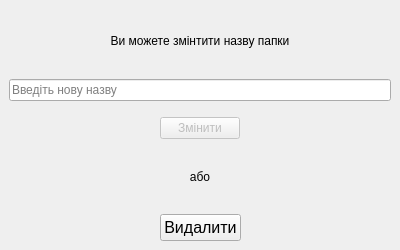
<?xml version="1.0" encoding="UTF-8"?>
<ui version="4.0">
 <class>MainWindow</class>
 <widget class="QMainWindow" name="MainWindow">
  <property name="geometry">
   <rect>
    <x>0</x>
    <y>0</y>
    <width>400</width>
    <height>250</height>
   </rect>
  </property>
  <property name="windowTitle">
   <string>Зміна папки</string>
  </property>
  <property name="windowIcon">
   <iconset resource="logo.qrc">
    <normaloff>:/:/newPrefix/logo1.png/logo.png</normaloff>:/:/newPrefix/logo1.png/logo.png</iconset>
  </property>
  <widget class="QWidget" name="centralwidget">
   <layout class="QVBoxLayout" name="verticalLayout">
    <item>
     <widget class="QLabel" name="label">
      <property name="text">
       <string>Ви можете змінтити назву папки</string>
      </property>
      <property name="alignment">
       <set>Qt::AlignCenter</set>
      </property>
     </widget>
    </item>
    <item>
     <widget class="QLineEdit" name="foldername_edit">
      <property name="placeholderText">
       <string>Введіть нову назву</string>
      </property>
     </widget>
    </item>
    <item>
     <spacer name="verticalSpacer">
      <property name="orientation">
       <enum>Qt::Vertical</enum>
      </property>
      <property name="sizeType">
       <enum>QSizePolicy::Fixed</enum>
      </property>
      <property name="sizeHint" stdset="0">
       <size>
        <width>20</width>
        <height>10</height>
       </size>
      </property>
     </spacer>
    </item>
    <item>
     <layout class="QHBoxLayout" name="horizontalLayout">
      <item>
       <spacer name="horizontalSpacer">
        <property name="orientation">
         <enum>Qt::Horizontal</enum>
        </property>
        <property name="sizeHint" stdset="0">
         <size>
          <width>40</width>
          <height>20</height>
         </size>
        </property>
       </spacer>
      </item>
      <item>
       <widget class="QPushButton" name="change_button">
        <property name="enabled">
         <bool>false</bool>
        </property>
        <property name="text">
         <string>Змінити</string>
        </property>
       </widget>
      </item>
      <item>
       <spacer name="horizontalSpacer_2">
        <property name="orientation">
         <enum>Qt::Horizontal</enum>
        </property>
        <property name="sizeHint" stdset="0">
         <size>
          <width>40</width>
          <height>20</height>
         </size>
        </property>
       </spacer>
      </item>
     </layout>
    </item>
    <item>
     <widget class="QLabel" name="label_2">
      <property name="text">
       <string>або</string>
      </property>
      <property name="alignment">
       <set>Qt::AlignCenter</set>
      </property>
     </widget>
    </item>
    <item>
     <layout class="QHBoxLayout" name="horizontalLayout_2">
      <item>
       <spacer name="horizontalSpacer_3">
        <property name="orientation">
         <enum>Qt::Horizontal</enum>
        </property>
        <property name="sizeHint" stdset="0">
         <size>
          <width>40</width>
          <height>20</height>
         </size>
        </property>
       </spacer>
      </item>
      <item>
       <widget class="QPushButton" name="delete_button">
        <property name="font">
         <font>
          <pointsize>12</pointsize>
         </font>
        </property>
        <property name="text">
         <string>Видалити</string>
        </property>
       </widget>
      </item>
      <item>
       <spacer name="horizontalSpacer_4">
        <property name="orientation">
         <enum>Qt::Horizontal</enum>
        </property>
        <property name="sizeHint" stdset="0">
         <size>
          <width>40</width>
          <height>20</height>
         </size>
        </property>
       </spacer>
      </item>
     </layout>
    </item>
   </layout>
  </widget>
 </widget>
 <resources>
  <include location="logo.qrc"/>
 </resources>
 <connections/>
</ui>
